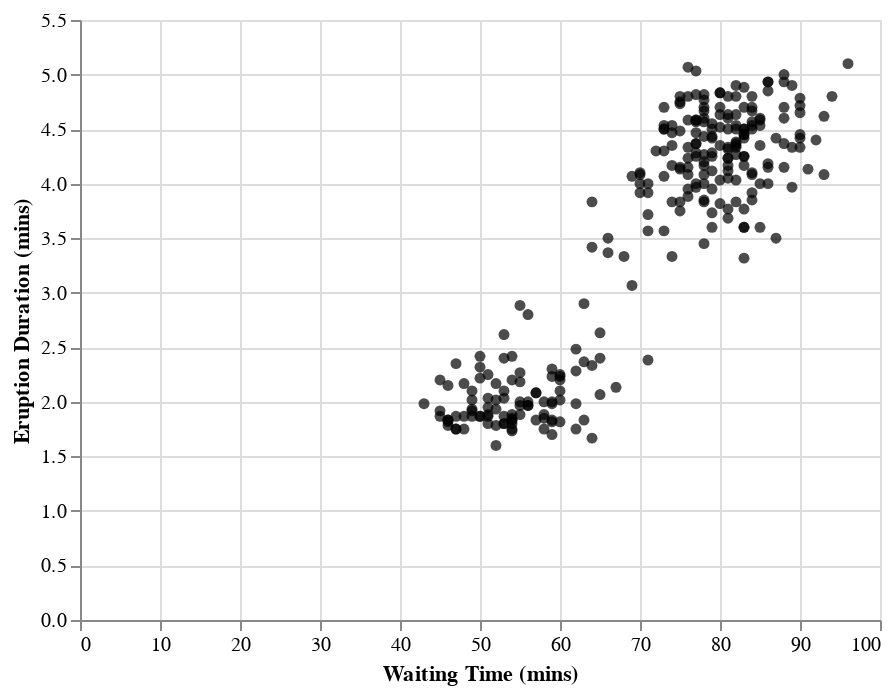

The notebook cell this image was saved under:
### Code cell
faithful_scatter = alt.Chart(faithful).mark_point(color='black', filled=True).encode(
    x = alt.X("waiting", title = "Waiting Time (mins)"),
    y = alt.Y("eruptions", title = "Eruption Duration (mins)")
)
faithful_scatter

### Figure 1 — Vega-Lite specification as saved in the notebook (floating-point values rounded to 4 significant figures; data arrays with more than 128 entries replaced by an {"elided": "..."} marker saying what was removed)
{"config": {"view": {"continuousWidth": 400, "continuousHeight": 300}}, "data": {"name": "data-5e01a96a81f10c72d948a86132ecb6d1"}, "mark": {"type": "point", "color": "black", "filled": true}, "encoding": {"x": {"field": "waiting", "title": "Waiting Time (mins)", "type": "quantitative"}, "y": {"field": "eruptions", "title": "Eruption Duration (mins)", "type": "quantitative"}}, "$schema": "https://vega.github.io/schema/vega-lite/v4.17.0.json", "datasets": {"data-5e01a96a81f10c72d948a86132ecb6d1": {"elided": "272 records"}}}
